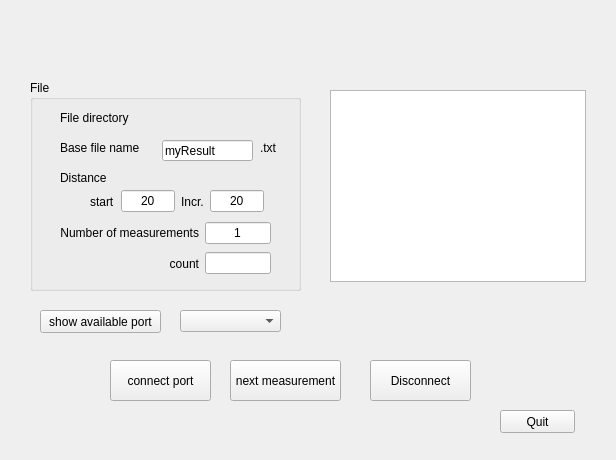
<?xml version="1.0" encoding="UTF-8"?>
<ui version="4.0">
 <class>BLEWidget</class>
 <widget class="QWidget" name="BLEWidget">
  <property name="geometry">
   <rect>
    <x>0</x>
    <y>0</y>
    <width>616</width>
    <height>460</height>
   </rect>
  </property>
  <property name="windowTitle">
   <string>Form</string>
  </property>
  <widget class="QLabel" name="label_2">
   <property name="geometry">
    <rect>
     <x>60</x>
     <y>140</y>
     <width>101</width>
     <height>16</height>
    </rect>
   </property>
   <property name="text">
    <string>Base file name</string>
   </property>
  </widget>
  <widget class="QGroupBox" name="groupBox_4">
   <property name="geometry">
    <rect>
     <x>30</x>
     <y>80</y>
     <width>271</width>
     <height>211</height>
    </rect>
   </property>
   <property name="title">
    <string>File</string>
   </property>
   <widget class="QLineEdit" name="BaseFileNameEdit">
    <property name="geometry">
     <rect>
      <x>132</x>
      <y>60</y>
      <width>91</width>
      <height>21</height>
     </rect>
    </property>
    <property name="text">
     <string>myResult</string>
    </property>
   </widget>
   <widget class="QLabel" name="label_3">
    <property name="geometry">
     <rect>
      <x>30</x>
      <y>90</y>
      <width>91</width>
      <height>16</height>
     </rect>
    </property>
    <property name="text">
     <string>Distance</string>
    </property>
   </widget>
   <widget class="QLabel" name="label_6">
    <property name="geometry">
     <rect>
      <x>30</x>
      <y>30</y>
      <width>91</width>
      <height>16</height>
     </rect>
    </property>
    <property name="text">
     <string>File directory</string>
    </property>
   </widget>
   <widget class="QLabel" name="label_5">
    <property name="geometry">
     <rect>
      <x>230</x>
      <y>60</y>
      <width>60</width>
      <height>16</height>
     </rect>
    </property>
    <property name="text">
     <string>.txt</string>
    </property>
   </widget>
   <widget class="QLabel" name="FileDirectoryLabel">
    <property name="geometry">
     <rect>
      <x>130</x>
      <y>20</y>
      <width>141</width>
      <height>31</height>
     </rect>
    </property>
    <property name="text">
     <string/>
    </property>
    <property name="wordWrap">
     <bool>true</bool>
    </property>
   </widget>
   <widget class="QWidget" name="layoutWidget">
    <property name="geometry">
     <rect>
      <x>60</x>
      <y>110</y>
      <width>174</width>
      <height>23</height>
     </rect>
    </property>
    <layout class="QHBoxLayout" name="horizontalLayout">
     <item>
      <widget class="QLabel" name="label_7">
       <property name="text">
        <string>start</string>
       </property>
      </widget>
     </item>
     <item>
      <widget class="QLineEdit" name="StartDistanceEdit">
       <property name="text">
        <string>20</string>
       </property>
       <property name="alignment">
        <set>Qt::AlignCenter</set>
       </property>
      </widget>
     </item>
     <item>
      <widget class="QLabel" name="IncrementLabel">
       <property name="text">
        <string>Incr.</string>
       </property>
      </widget>
     </item>
     <item>
      <widget class="QLineEdit" name="IncrementEdits">
       <property name="text">
        <string>20</string>
       </property>
       <property name="alignment">
        <set>Qt::AlignCenter</set>
       </property>
      </widget>
     </item>
    </layout>
   </widget>
   <widget class="QWidget" name="layoutWidget_2">
    <property name="geometry">
     <rect>
      <x>30</x>
      <y>140</y>
      <width>211</width>
      <height>56</height>
     </rect>
    </property>
    <layout class="QHBoxLayout" name="horizontalLayout_3">
     <item>
      <layout class="QVBoxLayout" name="verticalLayout_2">
       <item>
        <widget class="QLabel" name="label_4">
         <property name="text">
          <string>Number of measurements</string>
         </property>
         <property name="alignment">
          <set>Qt::AlignRight|Qt::AlignTrailing|Qt::AlignVCenter</set>
         </property>
        </widget>
       </item>
       <item>
        <layout class="QHBoxLayout" name="horizontalLayout_2">
         <item>
          <widget class="QLabel" name="label_8">
           <property name="text">
            <string>count</string>
           </property>
           <property name="alignment">
            <set>Qt::AlignRight|Qt::AlignTrailing|Qt::AlignVCenter</set>
           </property>
          </widget>
         </item>
        </layout>
       </item>
      </layout>
     </item>
     <item>
      <layout class="QVBoxLayout" name="verticalLayout">
       <item>
        <widget class="QLineEdit" name="NumOfMeasurementsEdit">
         <property name="text">
          <string>1</string>
         </property>
         <property name="alignment">
          <set>Qt::AlignCenter</set>
         </property>
        </widget>
       </item>
       <item>
        <widget class="QLineEdit" name="CountEdit">
         <property name="alignment">
          <set>Qt::AlignCenter</set>
         </property>
         <property name="readOnly">
          <bool>true</bool>
         </property>
        </widget>
       </item>
      </layout>
     </item>
    </layout>
   </widget>
  </widget>
  <widget class="QPushButton" name="ConnectPortButtom">
   <property name="geometry">
    <rect>
     <x>110</x>
     <y>360</y>
     <width>101</width>
     <height>41</height>
    </rect>
   </property>
   <property name="text">
    <string>connect port</string>
   </property>
  </widget>
  <widget class="QComboBox" name="AvailablePortComboBox">
   <property name="geometry">
    <rect>
     <x>180</x>
     <y>310</y>
     <width>101</width>
     <height>22</height>
    </rect>
   </property>
  </widget>
  <widget class="QPushButton" name="AvailablePortButtom">
   <property name="geometry">
    <rect>
     <x>40</x>
     <y>310</y>
     <width>121</width>
     <height>23</height>
    </rect>
   </property>
   <property name="text">
    <string>show available port</string>
   </property>
  </widget>
  <widget class="QListView" name="listView">
   <property name="geometry">
    <rect>
     <x>330</x>
     <y>90</y>
     <width>256</width>
     <height>192</height>
    </rect>
   </property>
  </widget>
  <widget class="QPushButton" name="NextBotton">
   <property name="geometry">
    <rect>
     <x>230</x>
     <y>360</y>
     <width>111</width>
     <height>41</height>
    </rect>
   </property>
   <property name="text">
    <string>next measurement</string>
   </property>
  </widget>
  <widget class="QPushButton" name="QuitButton">
   <property name="geometry">
    <rect>
     <x>500</x>
     <y>410</y>
     <width>75</width>
     <height>23</height>
    </rect>
   </property>
   <property name="text">
    <string>Quit</string>
   </property>
  </widget>
  <widget class="QPushButton" name="DisconnectButton">
   <property name="geometry">
    <rect>
     <x>370</x>
     <y>360</y>
     <width>101</width>
     <height>41</height>
    </rect>
   </property>
   <property name="text">
    <string>Disconnect</string>
   </property>
  </widget>
 </widget>
 <resources/>
 <connections/>
</ui>
